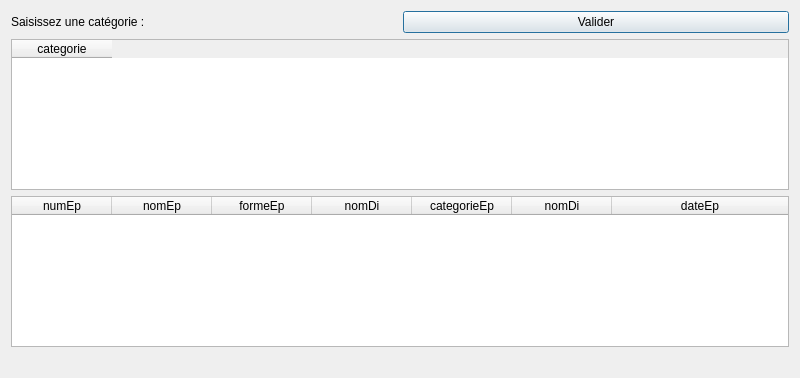
<?xml version="1.0" encoding="UTF-8"?>
<ui version="4.0">
 <class>fct_comp_2</class>
 <widget class="QDialog" name="fct_comp_2">
  <property name="geometry">
   <rect>
    <x>0</x>
    <y>0</y>
    <width>800</width>
    <height>378</height>
   </rect>
  </property>
  <property name="windowTitle">
   <string>Liste des épreuves d'une catégorie (version 2, catégories extraites de la BD)</string>
  </property>
  <layout class="QGridLayout" name="gridLayout">
   <item row="2" column="0">
    <widget class="QTableWidget" name="table_fct_comp_2">
     <attribute name="horizontalHeaderMinimumSectionSize">
      <number>50</number>
     </attribute>
     <attribute name="horizontalHeaderStretchLastSection">
      <bool>true</bool>
     </attribute>
     <attribute name="verticalHeaderVisible">
      <bool>false</bool>
     </attribute>
     <column>
      <property name="text">
       <string>numEp</string>
      </property>
     </column>
     <column>
      <property name="text">
       <string>nomEp</string>
      </property>
     </column>
     <column>
      <property name="text">
       <string>formeEp</string>
      </property>
     </column>
     <column>
      <property name="text">
       <string>nomDi</string>
      </property>
     </column>
     <column>
      <property name="text">
       <string>categorieEp</string>
      </property>
     </column>
     <column>
      <property name="text">
       <string>nomDi</string>
      </property>
     </column>
     <column>
      <property name="text">
       <string>dateEp</string>
      </property>
     </column>
    </widget>
   </item>
   <item row="3" column="0">
    <widget class="QLabel" name="label_fct_comp_2">
     <property name="text">
      <string/>
     </property>
     <property name="alignment">
      <set>Qt::AlignCenter</set>
     </property>
    </widget>
   </item>
   <item row="0" column="0">
    <layout class="QHBoxLayout" name="horizontalLayout">
     <item>
      <widget class="QLabel" name="labelEdit_fct_comp_2">
       <property name="text">
        <string>Saisissez une catégorie :</string>
       </property>
      </widget>
     </item>
     <item>
      <widget class="QPushButton" name="pushButton_fct_comp_2">
       <property name="text">
        <string>Valider</string>
       </property>
      </widget>
     </item>
    </layout>
   </item>
   <item row="1" column="0">
    <widget class="QTableWidget" name="tableWidget">
     <column>
      <property name="text">
       <string>categorie</string>
      </property>
     </column>
    </widget>
   </item>
  </layout>
 </widget>
 <resources/>
 <connections>
  <connection>
   <sender>pushButton_fct_comp_2</sender>
   <signal>clicked()</signal>
   <receiver>fct_comp_2</receiver>
   <slot>refreshResult()</slot>
   <hints>
    <hint type="sourcelabel">
     <x>364</x>
     <y>52</y>
    </hint>
    <hint type="destinationlabel">
     <x>444</x>
     <y>81</y>
    </hint>
   </hints>
  </connection>
 </connections>
 <slots>
  <slot>refreshResult()</slot>
 </slots>
</ui>
